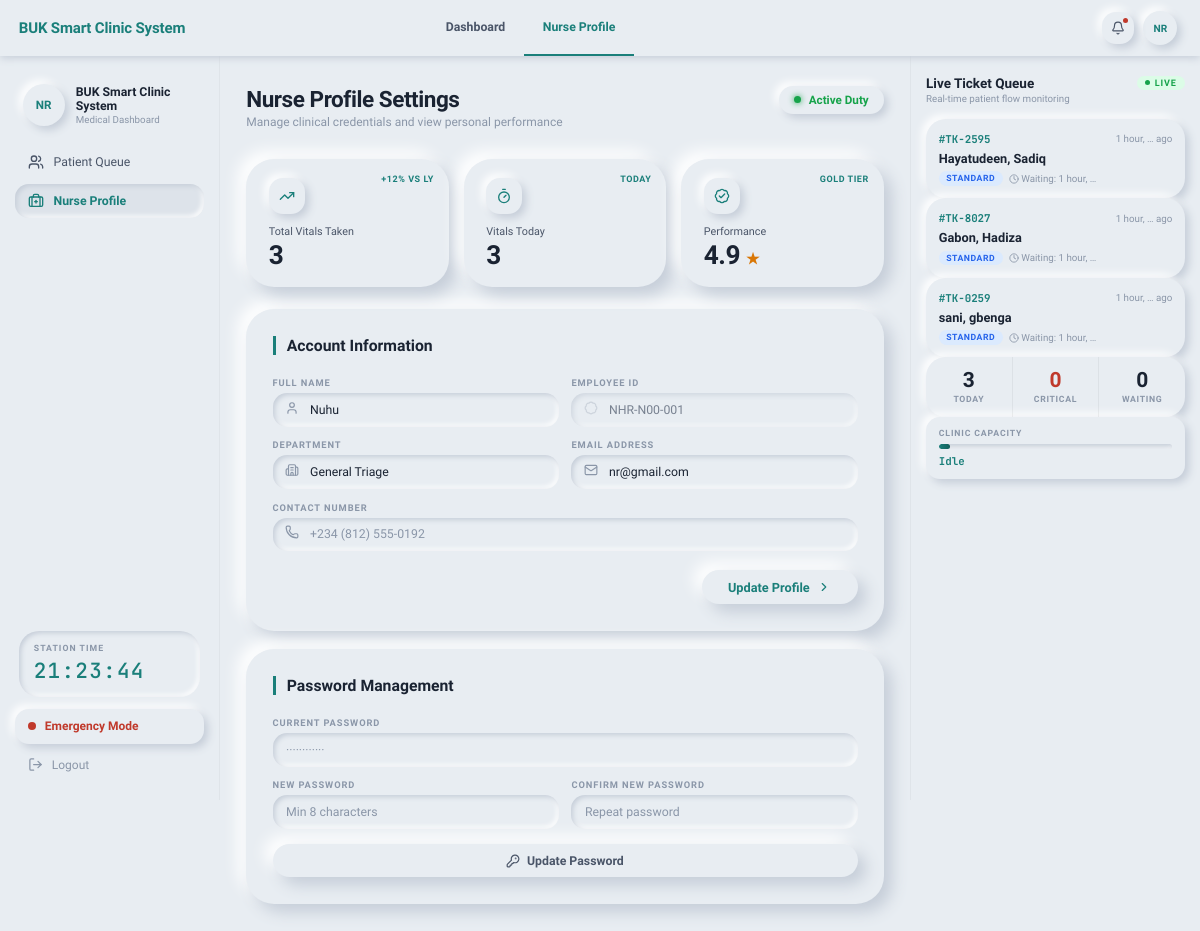
Page /nurse/profile/ (signed in) on the committed database.
### apps/users/models.py (models this page shows, shortened)
class User(AbstractUser):
    class Role(models.TextChoices):
        ADMIN = "ADMIN", "Administrator"
        RECEPTIONIST = "RECEPTIONIST", "Receptionist"
        NURSE = "NURSE", "Nurse"
        DOCTOR = "DOCTOR", "Doctor"
        LAB_TECH = "LAB_TECH", "Lab Technician"
        PHARMACIST = "PHARMACIST", "Pharmacist"
    username = None
    email = models.EmailField(unique=True)
    role = models.CharField(
        max_length=20, choices=Role.choices, default=Role.RECEPTIONIST
    )
    staff_id = models.CharField(max_length=20, unique=True)
    phone_number = models.CharField(max_length=20, blank=True)
    profile_photo = models.ImageField(upload_to="staff/photos/", null=True, blank=True)
    objects = UserManager()
    USERNAME_FIELD = "email"
    REQUIRED_FIELDS = ["staff_id", "first_name", "last_name"]
    class Meta:
        verbose_name = "User"
        verbose_name_plural = "Users"

### apps/clinic/models.py (models this page shows, shortened)
class Encounter(models.Model):
    class Status(models.TextChoices):
        RECEPTION    = "RECEPTION",    "Awaiting Vitals"
        TRIAGE       = "TRIAGE",       "Awaiting Consultation"
        CONSULTATION = "CONSULTATION", "With Doctor"
        LABORATORY   = "LAB",          "In Laboratory"
        PHARMACY     = "PHARMACY",     "Awaiting Medication"
        CLOSED       = "CLOSED",       "Completed"
        EMERGENCY    = "EMERGENCY",    "Emergency"
    class Priority(models.IntegerChoices):
        NORMAL    = 1, "Normal"
        URGENT    = 2, "Urgent"
        EMERGENCY = 3, "Emergency"
    patient  = models.ForeignKey(Patient, on_delete=models.CASCADE, related_name="encounters")
    visit_id = models.UUIDField(default=uuid.uuid4, editable=False, unique=True)
    status   = models.CharField(max_length=20, choices=Status.choices, default=Status.RECEPTION)
    priority = models.IntegerField(choices=Priority.choices, default=Priority.NORMAL)
    temperature    = models.DecimalField(max_digits=4, decimal_places=1, null=True, blank=True)
    weight         = models.DecimalField(max_digits=5, decimal_places=2, null=True, blank=True)
    blood_pressure = models.CharField(max_length=20, blank=True, null=True)
    heart_rate     = models.IntegerField(null=True, blank=True)
    spo2           = models.IntegerField(null=True, blank=True, help_text="Blood oxygen saturation %")
    triage_notes   = models.TextField(blank=True)
    chief_complaint = models.TextField(blank=True)
    clinical_notes  = models.TextField(blank=True)
    diagnosis       = models.TextField(blank=True)
    doctor_assigned = models.ForeignKey(
        settings.AUTH_USER_MODEL,
        on_delete=models.SET_NULL, null=True, blank=True,
        related_name="doctor_encounters",
        limit_choices_to={"role": "DOCTOR"},
    )
    checked_in_by = models.ForeignKey(
        settings.AUTH_USER_MODEL,
        on_delete=models.SET_NULL, null=True, blank=True,
        related_name="checkins_done",
    )
    created_at = models.DateTimeField(auto_now_add=True)
    closed_at  = models.DateTimeField(null=True, blank=True)
    class Meta:
        ordering = ["-priority", "created_at"]
    @property
    def ticket_number(self):
        n = str(self.visit_id.int)[-4:]
        return f"#TK-{n}"

class Patient(models.Model):
    GENDER_CHOICES = [("M", "Male"), ("F", "Female")]
    first_name    = models.CharField(max_length=255)
    middle_name   = models.CharField(max_length=255, blank=True)
    last_name     = models.CharField(max_length=255)
    reg_number    = models.CharField(max_length=30, unique=True)
    gender        = models.CharField(max_length=1, choices=GENDER_CHOICES, blank=True)
    date_of_birth = models.DateField(null=True, blank=True)
    clinic_code   = models.CharField(max_length=6, blank=True, unique=True)
    phone_number  = models.CharField(max_length=20, blank=True)
    email         = models.EmailField(blank=True)
    faculty    = models.CharField(max_length=100, blank=True)
    department = models.CharField(max_length=100, blank=True)
    level      = models.IntegerField(null=True, blank=True)
    address    = models.TextField(blank=True)
    blood_group     = models.CharField(max_length=5, blank=True)
    genotype        = models.CharField(max_length=5, blank=True)
    allergies       = models.TextField(blank=True)
    medical_history = models.TextField(blank=True)
    next_of_kin_name  = models.CharField(max_length=255, blank=True)
    next_of_kin_phone = models.CharField(max_length=20, blank=True)
    photo        = models.ImageField(upload_to="patients/photos/", null=True, blank=True)
    sif_document = models.FileField(
        upload_to="patients/sif/",
        null=True, blank=True,
        help_text="Student Information Form — PDF or image"
    )
    created_at = models.DateTimeField(auto_now_add=True)
    updated_at = models.DateTimeField(auto_now=True)
    class Meta:
        ordering = ["last_name", "first_name"]

### apps/clinic/views.py (the view, shortened to what this page needs)
# urls.py: path("nurse/profile/", views.nurse_profile_view, name="nurse_profile"),
@login_required(login_url="clinic:login")
def nurse_profile_view(request):
    if not _require_nurse(request):
        raise PermissionDenied
    user = request.user
    profile_saved = False
    password_saved = False
    password_error = None
    today = timezone.now().date()
    ctx = _nurse_ctx(request)
    ctx.update(
        {
            "active_nav": "profile",
            "profile_saved": profile_saved,
            "password_saved": password_saved,
            "password_error": password_error,
            "vitals_today": Encounter.objects.filter(
                status__in=[
                    Encounter.Status.TRIAGE,
                    Encounter.Status.CONSULTATION,
                    Encounter.Status.LABORATORY,
                    Encounter.Status.PHARMACY,
                    Encounter.Status.CLOSED,
                ],
                created_at__date=today,
            ).count(),
            "vitals_total": Encounter.objects.exclude(
                status=Encounter.Status.RECEPTION
            ).count(),
        }
    )
    return render(request, "nurse/profile.html", ctx)

### apps/clinic/templates/nurse/profile.html (shortened to what this page needs)
{% extends "nurse/base.html" %}
{% block content %}
<div class="profile-header-row">
  <div>
    <h1 class="page-title" style="color:var(--text-1);">Nurse Profile Settings</h1>
    <p class="page-sub">Manage clinical credentials and view personal performance</p>
  </div>
  <div class="duty-badge">
    <span class="duty-dot"></span>
    Active Duty
  </div>
</div>
<div class="metrics-row">
  <div class="metric-card">
    <span class="mc-chip">+12% VS LY</span>
    <div class="mc-icon"><i data-lucide="trending-up" style="width:16px;height:16px;"></i></div>
    <div class="mc-label">Total Vitals Taken</div>
    <div class="mc-value">{{ vitals_total|default:"0" }}</div>
  </div>
  <div class="metric-card">
    <span class="mc-chip">TODAY</span>
    <div class="mc-icon"><i data-lucide="timer" style="width:16px;height:16px;"></i></div>
    <div class="mc-label">Vitals Today</div>
    <div class="mc-value">{{ vitals_today|default:"0" }}</div>
  </div>
  <div class="metric-card">
    <span class="mc-chip">GOLD TIER</span>
    <div class="mc-icon"><i data-lucide="badge-check" style="width:16px;height:16px;"></i></div>
    <div class="mc-label">Performance</div>
    <div class="mc-value">4.9 <span class="mc-star">★</span></div>
  </div>
</div>
<div class="account-panel">
  <div class="panel-title">Account Information</div>
  <form method="POST" action="{% url 'clinic:nurse_profile' %}">
    <div class="form-grid-2" style="margin-bottom:1rem;">
      <div>
        <label class="field-lbl" for="id_first_name">Full Name</label>
        <div class="field-with-icon">
          <span class="fwi-ico"></span>
          <input class="neo-input-padded" type="text" name="first_name" id="id_first_name"
            value="{{ request.user.first_name }}" placeholder="First name">
        </div>
      </div>
      <div>
        <label class="field-lbl" for="id_staff_id">Employee ID</label>
        <div class="field-with-icon">
          <span class="fwi-ico"></span>
          <div class="readonly-field">{{ request.user.staff_id|default:"—" }}</div>
        </div>
      </div>
      <div>
        <label class="field-lbl" for="id_dept">Department</label>
        <div class="field-with-icon">
          <span class="fwi-ico"></span>
          <select class="neo-select-padded" name="department" id="id_dept">
            <option value="General Triage" {% if "General" in request.user.email %}selected{% endif %}>General Triage</option>
          </select>
        </div>
      </div>
      <div>
        <label class="field-lbl" for="id_email">Email Address</label>
        <div class="field-with-icon">
          <span class="fwi-ico"></span>
          <input class="neo-input-padded" type="email" name="email" id="id_email"
            value="{{ request.user.email }}">
        </div>
      </div>
      <div class="span-2">
        <label class="field-lbl" for="id_phone">Contact Number</label>
        <div class="field-with-icon">
          <span class="fwi-ico"></span>
          <input class="neo-input-padded" type="tel" name="phone_number" id="id_phone"
            value="{{ request.user.phone_number|default:'' }}" placeholder="+234 (812) 555-0192">
        </div>
      </div>
    </div>
    <button type="submit" class="update-btn">
      Update Profile
      <i data-lucide="chevron-right" style="width:14px;height:14px;"></i>
    </button>
  </form>
</div>
<div class="pw-panel">
  <div class="panel-title">Password Management</div>
  <form method="POST" action="{% url 'clinic:nurse_profile' %}">
    <div class="form-grid-2" style="margin-bottom:1rem;">
      <div class="span-2">
        <label class="field-lbl" for="id_cur_pw">Current Password</label>
        <input class="neo-input" type="password" name="current_password" id="id_cur_pw" placeholder="············">
      </div>
      <div>
        <label class="field-lbl" for="id_new_pw">New Password</label>
        <input class="neo-input" type="password" name="new_password" id="id_new_pw" placeholder="Min 8 characters">
      </div>
      <div>
        <label class="field-lbl" for="id_conf_pw">Confirm New Password</label>
        <input class="neo-input" type="password" name="confirm_password" id="id_conf_pw" placeholder="Repeat password">
      </div>
    </div>
    <button type="submit" class="btn-neo" style="width:100%;justify-content:center;">
      <i data-lucide="key-round" style="width:14px;height:14px;"></i>
      Update Password
    </button>
  </form>
</div>
{% endblock %}

### apps/clinic/templates/nurse/base.html (shortened to what this page needs)
<!DOCTYPE html>
<html lang="en">
<head>
</head>
<body>
<div class="page-shell">
  <header class="topbar">
    <span class="tb-brand">BUK Smart Clinic System</span>
    <nav class="tb-nav">
      <a href="{% url 'clinic:nurse_queue' %}" class="tb-nav-link {% if active_nav == 'queue' %}active{% endif %}">Dashboard</a>
      <a href="{% url 'clinic:nurse_profile' %}" class="tb-nav-link {% if active_nav == 'profile' %}active{% endif %}">Nurse Profile</a>
    </nav>
    <div class="tb-right">
      <button class="ico-btn" title="Notifications">
        <i data-lucide="bell" style="width:14px;height:14px;"></i>
        <span class="notif-pip"></span>
      </button>
      <a href="{% url 'clinic:nurse_profile' %}" class="tb-avatar" title="My Profile">
        {% if request.user.profile_photo %}
          <img src="{{ request.user.profile_photo.url }}" alt="avatar">
        {% else %}
          <span class="tb-avatar-initials">{{ request.user.first_name|first|upper }}{{ request.user.last_name|first|upper }}</span>
        {% endif %}
      </a>
    </div>
  </header>
  <nav class="sidebar">
    <div class="sidebar-brand-block">
      <div class="sb-avatar">
        {% if request.user.profile_photo %}
          <img src="{{ request.user.profile_photo.url }}" alt="">
        {% else %}
          <span class="sb-avatar-initials">{{ request.user.first_name|first|upper }}{{ request.user.last_name|first|upper }}</span>
        {% endif %}
      </div>
      <div>
        <div class="sb-brand-name">BUK Smart Clinic System</div>
        <div class="sb-brand-sub">Medical Dashboard</div>
      </div>
    </div>
    <a href="{% url 'clinic:nurse_queue' %}" class="nav-link {% if active_nav == 'queue' %}active{% endif %}">
      <i data-lucide="users" style="width:16px;height:16px;"></i>
      Patient Queue
    </a>
    <a href="{% url 'clinic:nurse_profile' %}" class="nav-link {% if active_nav == 'profile' %}active{% endif %}">
      <i data-lucide="briefcase-medical" style="width:16px;height:16px;"></i>
      Nurse Profile
    </a>
    <div class="sidebar-spacer"></div>
    <div class="clock-widget">
      <div class="clock-label">Station Time</div>
      <div class="clock-time" id="sidebar-clock">--:--:--</div>
    </div>
    <button class="emergency-btn" onclick="openEmergencyModal()" type="button" style="margin-top:0.5rem;">
      <span class="emg-dot"></span>
      Emergency Mode
    </button>
    <a href="{% url 'clinic:logout' %}" class="logout-btn">
      <i data-lucide="log-out" style="width:15px;height:15px;"></i>
      Logout
    </a>
  </nav>
  <main class="main-content">
    {% block content %}{% endblock %}
  </main>
  <aside class="queue-pane">
    <div>
      <div class="qp-header">
        <div class="qp-title">Live Ticket Queue</div>
        <span class="live-badge"><span class="live-dot"></span>LIVE</span>
      </div>
      <div class="qp-sub">Real-time patient flow monitoring</div>
    </div>
    <div id="live-queue-body"
      hx-get="{% url 'clinic:nurse_live_queue' %}"
      hx-trigger="load, every 12s"
      hx-swap="innerHTML">
      {% include "nurse/partials/live_queue.html" %}
    </div>
  </aside>
</div>
</body>
</html>

### apps/clinic/templates/nurse/partials/live_queue.html (shortened to what this page needs)
{% for encounter in live_queue %}
<div class="q-ticket {% if encounter.priority == 3 %}emergency{% endif %} fade-up">
  <div class="qt-row1">
    <span class="qt-id {% if encounter.priority == 3 %}emg{% endif %}">
      {{ encounter.ticket_number }}
    </span>
    <span class="qt-age">{{ encounter.created_at|timesince|truncatewords:2 }} ago</span>
  </div>
  <div class="qt-name">{{ encounter.patient.last_name }}, {{ encounter.patient.first_name }}</div>
  <div class="qt-detail" style="justify-content:space-between;margin-top:0.35rem;">
    <div style="display:flex;align-items:center;gap:0.4rem;">
      {% if encounter.priority == 3 %}
        <span class="qt-badge badge-critical">Critical</span>
      {% elif encounter.priority == 2 %}
        <span class="qt-badge" style="background:var(--amber-light);color:var(--amber);">Urgent</span>
      {% elif encounter.status == 'TRIAGE' %}
        <span class="qt-badge badge-vitals">Vitals</span>
      {% elif encounter.status == 'CONSULTATION' %}
        <span class="qt-badge" style="background:var(--blue-light);color:var(--blue);">Doctor</span>
      {% elif encounter.status == 'CLOSED' %}
        <span class="qt-badge badge-done">Done</span>
      {% else %}
        <span class="qt-badge badge-standard">Standard</span>
      {% endif %}
      <span style="font-size:0.65rem;color:var(--text-3);">
        <i data-lucide="clock" style="width:10px;height:10px;vertical-align:middle;"></i>
        Waiting: {{ encounter.created_at|timesince|truncatewords:2 }}
      </span>
    </div>
  </div>
</div>
{% empty %}
<div style="padding:1.5rem 0;text-align:center;font-size:0.75rem;color:var(--text-3);">
  <i data-lucide="inbox" style="width:22px;height:22px;display:block;margin:0 auto 0.4rem;opacity:0.35;"></i>
  No active tickets
</div>
{% endfor %}
<div class="queue-stats-row">
  <div class="qs-stat">
    <div class="qs-val">{{ queue_stats.today }}</div>
    <div class="qs-lbl">Today</div>
  </div>
  <div class="qs-stat">
    <div class="qs-val red">{{ queue_stats.critical }}</div>
    <div class="qs-lbl">Critical</div>
  </div>
  <div class="qs-stat">
    <div class="qs-val">{{ queue_stats.waiting }}</div>
    <div class="qs-lbl">Waiting</div>
  </div>
</div>
{% with cap=queue_stats.waiting %}
<div class="capacity-bar-wrap">
  <div class="cap-label">Clinic Capacity</div>
  <div class="cap-bar">
    <div class="cap-fill" style="width:{% if cap > 20 %}100{% elif cap > 0 %}{{ cap|add:0 }}0{% else %}5{% endif %}%;"></div>
  </div>
  <div class="cap-pct">
    {% if cap == 0 %}Idle{% elif cap < 5 %}Low load{% elif cap < 15 %}Moderate load — {{ cap }} waiting{% else %}High load — {{ cap }} waiting{% endif %}
  </div>
</div>
{% endwith %}

### rows in the picture
User: user.first_name|first "N", user.last_name|first "R", first_name "Nuhu", user.staff_id "NHR-N00-001", email "nr@gmail.com"
Encounter: ticket_number "#TK-2595", created_at "1 hour, …", patient.last_name "Hayatudeen", patient.first_name "Sadiq", priority "STANDARD"
Encounter: ticket_number "#TK-8027", created_at "1 hour, …", patient.last_name "Gabon", patient.first_name "Hadiza", priority "STANDARD"
Encounter: ticket_number "#TK-0259", created_at "1 hour, …", patient.last_name "sani", patient.first_name "gbenga", priority "STANDARD"

### other values in the picture
{{ vitals_total|default:"0" }} "3"
{{ vitals_today|default:"0" }} "3"
{{ queue_stats.today }} "3"
{{ queue_stats.critical }} "0"
{{ queue_stats.waiting }} "0"
